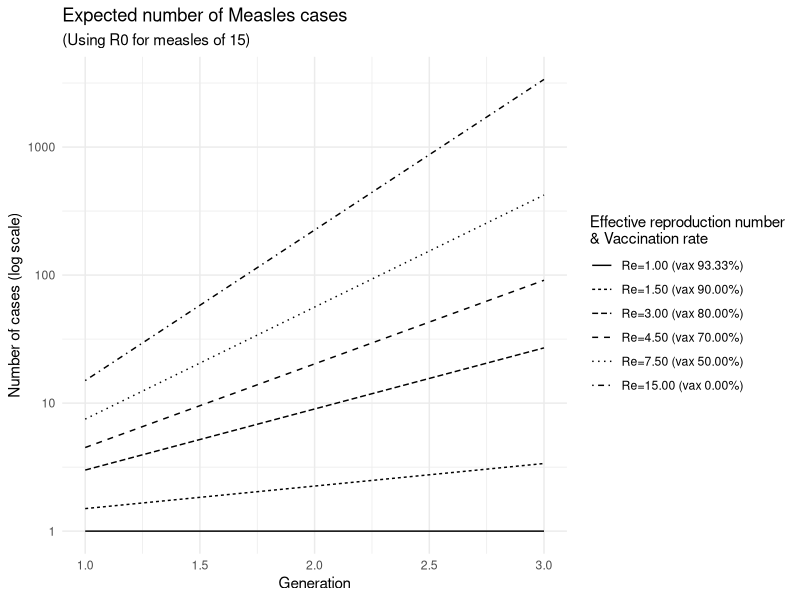

This figure's R source:
## ---- chunk 1
#| label: example
#| echo: true
#| collapse: true
# Expected C for a transmission rate of .90, prodromal period of four
# days, and rash period of three days:
15 / .9 / (4 + 3)

# Vaccination rate needed to achieve herd immunity
1 - 1 / 15

# Re for a community with 88% vaccination rate
(Re <- 15 * (1 - .88))
## ---- chunk 2
#| label: herd_immunity
#| echo: false
vax_rates <- c(0, .5, .7, .8, .9, 1 - 1/15)

n_gens <- 3
n_rates <- length(vax_rates)
dat <- data.frame(
    generation = rep(1:n_gens, n_rates),
    vax = rep(vax_rates, each = n_gens)
)

dat$Re <- 15 * (1 - dat$vax)
dat$cases <- dat$Re ^ dat$generation

dat$lab <- sprintf("Re=%.2f (vax %.2f%%)", dat$Re, dat$vax * 100)
sorting <- unique(dat$lab)
sorting <- sorting[order(as.numeric(gsub("Re=([0-9]+\\.[0-9]+).+", "\\1", sorting)))]
dat$lab <- factor(dat$lab, levels = sorting)

# Growth
library(ggplot2)
ggplot(dat, aes(x = generation, y = cases)) +
    geom_line(aes(linetype = lab, group = vax)) +
    labs(
        title = "Expected number of Measles cases",
        subtitle = "(Using R0 for measles of 15)",
        x = "Generation",
        y = "Number of cases (log scale)",
        linetype = "Effective reproduction number\n& Vaccination rate"
    ) +
    theme_minimal() +
    scale_y_log10()
